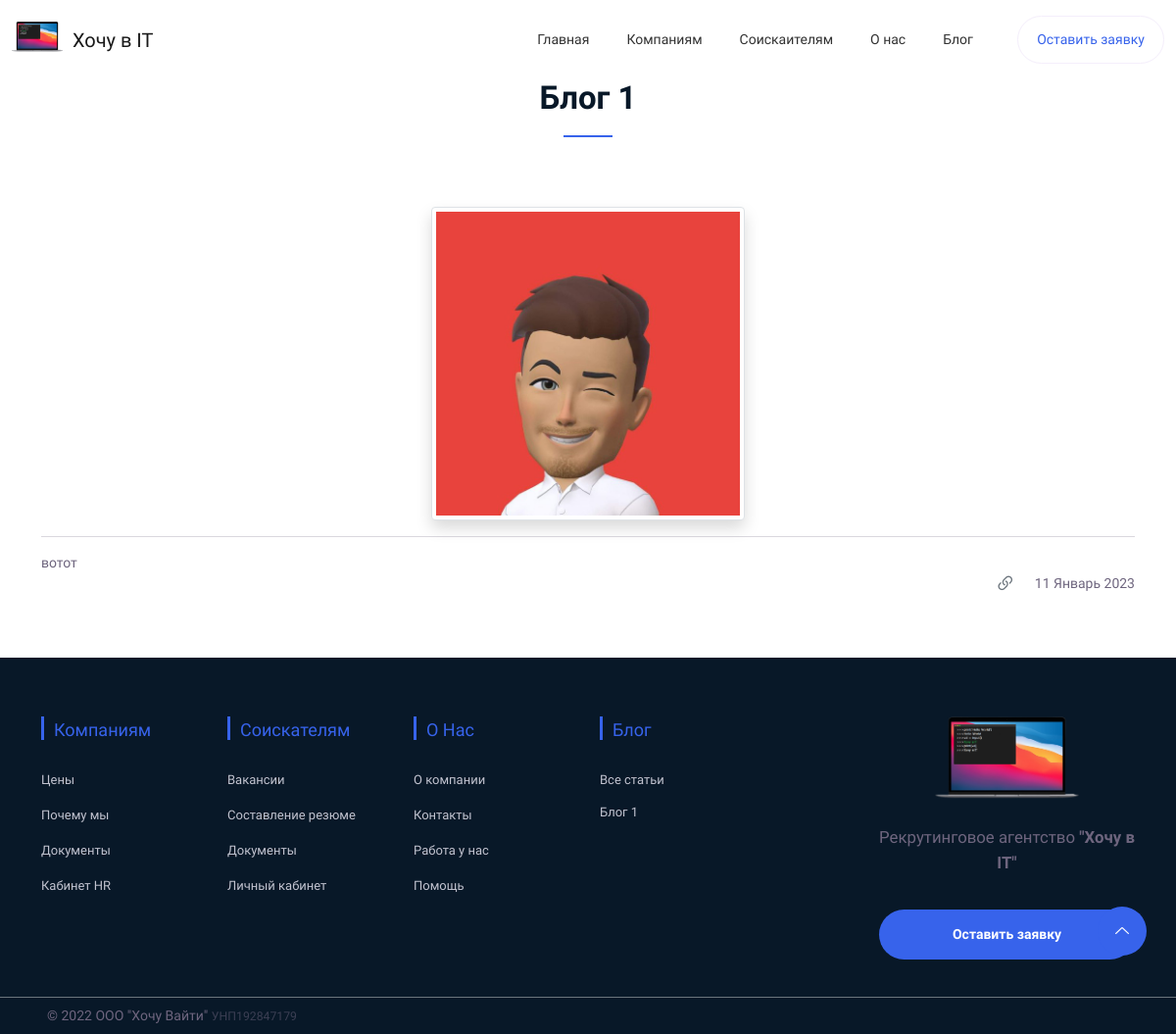
Page /blog/1/ on the committed database.
### blog/models.py (models this page shows, shortened)
class Blog(models.Model):
    title = models.CharField("Название", max_length=200)
    post = models.TextField("Пост")
    image = models.ImageField("Изображение", upload_to='images',)
    blog_date = models.DateField("Дата публикации", default=timezone.now)
    draft = models.BooleanField('Статус', default=0)

### blog/views.py (the view)
# urls.py: path('blog/<int:pk>/', views.blog_detail, name='blog_detail'),
def blog_detail(request, pk):
    post = get_object_or_404(Blog, pk=pk)
    menuposts = Blog.objects.filter(draft=1).order_by('-blog_date')[:3]
    return render(request, 'blog/detail.html', {'post': post, 'menuposts': menuposts})

### templates/blog/detail.html
{% extends 'home.html' %}
 {% load static %}
{% block content %}
       <div class="latest-news-area section container">
        <div class="container">
            <div class="row">
                <div class="col-12">
                    <div class="section-title">
                        <h2 class="wow fadeInUp" data-wow-delay=".3s">{{ post.title }}</h2>
                    </div>
                </div>
            </div>
      </div>
        	<img class="mx-3 mb-3 img-fluid rounded mx-auto d-block img-thumbnail shadow" style="margin-top: -8px;  max-width:96%; max-height: 320px;" src="{{ post.image.url }}">
          <hr>
          {{ post.post|safe }}
          <div class="d-flex justify-content-end">
              <a class="nav-link linkkk bi bi-link-45deg modal-title text-secondary" style="font-size:21px; margin-left: -15px; margin-top: -12px" data-clipboard-text="https://want2it.online/blog.html?postid=7"></a> &nbsp;{{ post.blog_date|date:"j F Y" }}
          </div>
    </div>
{% endblock %}

### templates/footer.html (shortened to what this page needs)
{% load static %}
    <footer class="footer">
        <div class="footer-middle">
            <div class="container">
                <div class="row">
                    <div class="col-lg-2 col-md-4 col-sm-12">
                        <div class="single-footer f-link">
                            <h3>Компаниям</h3>
                            <ul>
                                <li><a href="price.html">Цены</a></li>
                                <li><a href="why.html">Почему мы</a></li>
                                <li><a href="docs.html">Документы</a></li>
                                <li><a href="access/">Кабинет HR</a></li>
                            </ul>
                        </div>
                    </div>
                    <div class="col-lg-2 col-md-4 col-sm-12">
                        <div class="single-footer f-link">
                            <h3>Соискателям</h3>
                            <ul>
                                <li><a href="{% url 'vacancy_list' %}">Вакансии</a></li>
                                <li><a href="upload.html">Составление резюме</a></li>
                                <li><a href="invate.html">Документы</a></li>
                                <li><a href="feedback.html">Личный кабинет</a></li>
                            </ul>
                        </div>
                    </div>
                    <div class="col-lg-2 col-md-4 col-sm-12">
                        <div class="single-footer f-link">
                            <h3>О нас</h3>
                            <ul>
                                <li><a href="about.html">О компании</a></li>
                                <li><a href="about.html#contacts">Контакты</a></li>
                                <li><a href="join.html">Работа у нас</a></li>
                                <li><a href="promo/">Помощь</a></li>
                            </ul>
                        </div>
                    </div>
                    <div class="col-lg-3 col-md-4 col-sm-12">
                        <div class="single-footer f-link text-truncate">
                            <h3>Блог</h3>
                            <ul>
                                <li><a href="{% url 'blog_list' %}">Все статьи</a></li>
                                            {% for menupost in menuposts %}
                                            <li><a href="blog/{{ menupost.id }}" class="text-truncate" style="margin-top: -2px; margin-bottom: -1px;">{{ menupost.title }}</a></li>
                                            {% endfor %}
                            </ul>
                        </div>
                    </div>
                    <div class="col-lg-3 col-md-6 col-sm-12">
                        <div class="f-about single-footer text-center">
                            <div class="logo">
                                <a href="index.html" class="text-center"><img src="{% static 'images/logo/big-logo.png' %}" alt="Logo" style="width: 56%"></a>
                            </div>
                            <span class="text-center"><big>Рекрутинговое агентство <strong>"Хочу в IT"</strong> </big></span>
                            <div class="footer-social">
                                        <div class="button w-100">
            <a class="btn w-100" data-bs-toggle="modal" data-bs-target="#exampleModal">Оставить заявку</a>
        </div>
                            </div>
                        </div>
                    </div>
                </div>
            </div>
        </div>
        <div class="footer-bottom">
            <div class="d-flex flex-column flex-md-row justify-content-between mx-auto py-2 mt-2 border-top border-secondary">
      <p class="my-auto mx-5 text-center">&copy; 2022 <span class="lang-49" data-label="LLC 'Want 2 IT'">ООО "Хочу Вайти"</span> <small style="opacity: 0.5">УНП192847179</small></p>
      </div>
        </div>
    </footer>
    <a href="#" class="scroll-top btn-hover">
        <i class="lni lni-chevron-up"></i>
    </a>

### rows in the picture
Blog: title "Блог 1", image (picture), post "вотот", blog_date "11 Январь 2023"
